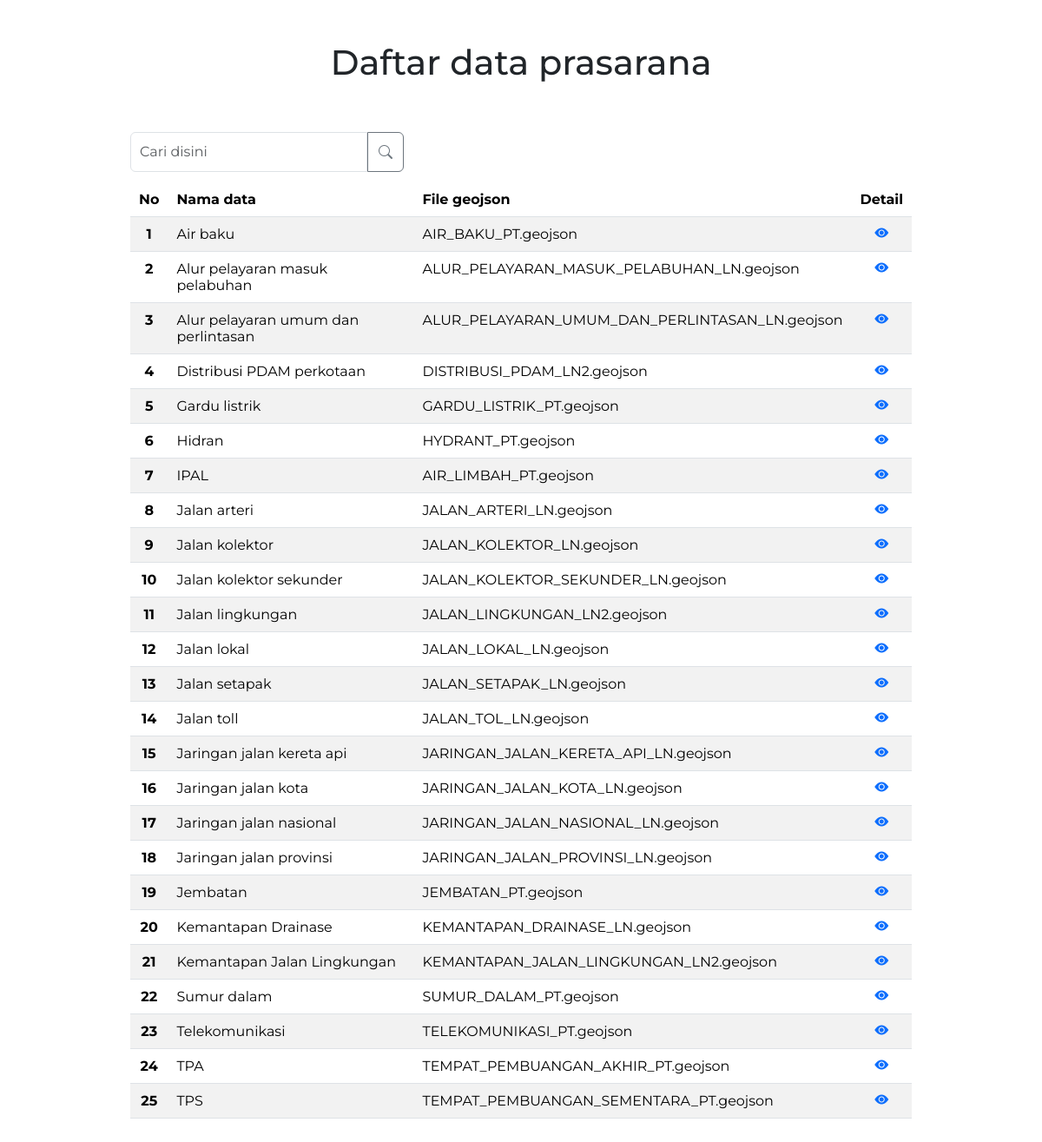
The page /backend/daftar-prasarana.php (signed in) on the database its author committed.
### tables this page shows
CREATE TABLE `prasarana` (
  `id` int NOT NULL,
  `nama_prasarana` varchar(255) DEFAULT NULL,
  `file_json` varchar(255) DEFAULT NULL,
  `icon` varchar(255) NOT NULL,
  `icon_id` varchar(255) NOT NULL,
  `checkbox_id` varchar(255) DEFAULT NULL,
  `id_jenis_prasarana` int NOT NULL,
  `id_jenis` int DEFAULT NULL,
  `hide` int DEFAULT '1'
);

### backend/daftar-prasarana.php (called while the page is built, shortened)
<?php
require 'functions/functions.php';
$getdata = query("SELECT * FROM prasarana ORDER BY prasarana.nama_prasarana ASC");
$i = 0;
require 'views/daftar-prasarana.view.php';

### backend/functions/functions.php (called while the page is built, shortened)
<?php
include_once 'sweetalert.php';
if (!function_exists('koneksi')) {
    function koneksi()
    {
        $conn = mysqli_connect("localhost", "root", "", "webgis_cilegon");
        return $conn;
    }
}
if (!function_exists('query')) {
    function query($sql, $params = [])
    {
        $conn = koneksi();
        $stmt = mysqli_prepare($conn, $sql);
        $result = mysqli_stmt_execute($stmt);
        $rows = [];
        $result_set = mysqli_stmt_get_result($stmt);
        while ($row = mysqli_fetch_assoc($result_set)) {
            $rows[] = $row;
        }
        return $rows;
    }
}

### backend/views/daftar-prasarana.view.php (the view, shortened to what this page needs)
<?php include 'views/partials/starter-head.php' ?>
<div class="container-fluid">
    <h1 class="mt-5 mb-2 text-center text-dark">Daftar data prasarana</h1>
    <div class="row w-75 m-auto">
        <div class="input-group searching mb-2 mt-5">
            <input type="search" name="keyword" id="keyword" class="form-control input-search" placeholder="Cari disini" aria-label="Cari disini" aria-describedby="button-addon2">
            <button class="btn btn-search btn-outline-secondary" name="search" id="search-button" type="submit" id="cari"><i class="bi bi-search"></i></button>
        </div>
        <div id="search-container" class="table-responsive">
            <table class="table table-striped m-auto mt-1 mb-5">
                <thead>
                    <tr class="fofa">
                        <th scope="col">No</th>
                        <th scope="col">Nama data</th>
                        <th scope="col">File geojson</th>
                        <th class="text-center" scope="col">Detail</th>
                    </tr>
                </thead>
                <tbody>
                    <?php foreach ($getdata as $i => $a) : ?>
                        <tr>
                            <th class="text-center" scope="row"><?= $i + 1; ?></th>
                            <td><?= $a['nama_prasarana']; ?></td>
                            <td><?= $a['file_json']; ?></td>
                            <td class="text-center"><a href="detail-prasarana?id=<?= $a["id"] ?>"><i class="bi bi-eye-fill"></i></a></td>
                        </tr>
                    <?php endforeach; ?>
                </tbody>
            </table>
        </div>
    </div>
</div>
<?php include 'views/partials/starter-foot.php' ?>

### backend/css/default.css (style rules this page uses)
* { padding: 0 !important; margin: 0 !important; }

### backend/css/daftar-prasarana.css (style rules this page uses)
* { font-family: Montserrat; }
th { padding: 10px !important; }
td { padding: 10px !important; }

### backend/views/partials/starter-head.php (style rules this page uses)
.btn-search { padding: 8px 12px 8px 12px !important; }
.input-search { padding: 10px !important; }
.searching { width: 35% !important; }

### rows shown on the page
prasarana: nama_prasarana "Air baku", file_json "AIR_BAKU_PT.geojson"
prasarana: nama_prasarana "Alur pelayaran masuk pelabuhan", file_json "ALUR_PELAYARAN_MASUK_PELABUHAN_LN.geojson"
prasarana: nama_prasarana "Alur pelayaran umum dan perlintasan", file_json "ALUR_PELAYARAN_UMUM_DAN_PERLINTASAN_LN.geojson"
prasarana: nama_prasarana "Distribusi PDAM perkotaan", file_json "DISTRIBUSI_PDAM_LN2.geojson"
prasarana: nama_prasarana "Gardu listrik", file_json "GARDU_LISTRIK_PT.geojson"
prasarana: nama_prasarana "Hidran", file_json "HYDRANT_PT.geojson"
prasarana: nama_prasarana "IPAL", file_json "AIR_LIMBAH_PT.geojson"
prasarana: nama_prasarana "Jalan arteri", file_json "JALAN_ARTERI_LN.geojson"
prasarana: nama_prasarana "Jalan kolektor", file_json "JALAN_KOLEKTOR_LN.geojson"
prasarana: nama_prasarana "Jalan kolektor sekunder", file_json "JALAN_KOLEKTOR_SEKUNDER_LN.geojson"
prasarana: nama_prasarana "Jalan lingkungan", file_json "JALAN_LINGKUNGAN_LN2.geojson"
prasarana: nama_prasarana "Jalan lokal", file_json "JALAN_LOKAL_LN.geojson"
prasarana: nama_prasarana "Jalan setapak", file_json "JALAN_SETAPAK_LN.geojson"
prasarana: nama_prasarana "Jalan toll", file_json "JALAN_TOL_LN.geojson"
prasarana: nama_prasarana "Jaringan jalan kereta api", file_json "JARINGAN_JALAN_KERETA_API_LN.geojson"
prasarana: nama_prasarana "Jaringan jalan kota", file_json "JARINGAN_JALAN_KOTA_LN.geojson"
prasarana: nama_prasarana "Jaringan jalan nasional", file_json "JARINGAN_JALAN_NASIONAL_LN.geojson"
prasarana: nama_prasarana "Jaringan jalan provinsi", file_json "JARINGAN_JALAN_PROVINSI_LN.geojson"
prasarana: nama_prasarana "Jembatan", file_json "JEMBATAN_PT.geojson"
prasarana: nama_prasarana "Kemantapan Drainase", file_json "KEMANTAPAN_DRAINASE_LN.geojson"
prasarana: nama_prasarana "Kemantapan Jalan Lingkungan", file_json "KEMANTAPAN_JALAN_LINGKUNGAN_LN2.geojson"
prasarana: nama_prasarana "Sumur dalam", file_json "SUMUR_DALAM_PT.geojson"
prasarana: nama_prasarana "Telekomunikasi", file_json "TELEKOMUNIKASI_PT.geojson"
prasarana: nama_prasarana "TPA", file_json "TEMPAT_PEMBUANGAN_AKHIR_PT.geojson"
prasarana: nama_prasarana "TPS", file_json "TEMPAT_PEMBUANGAN_SEMENTARA_PT.geojson"
